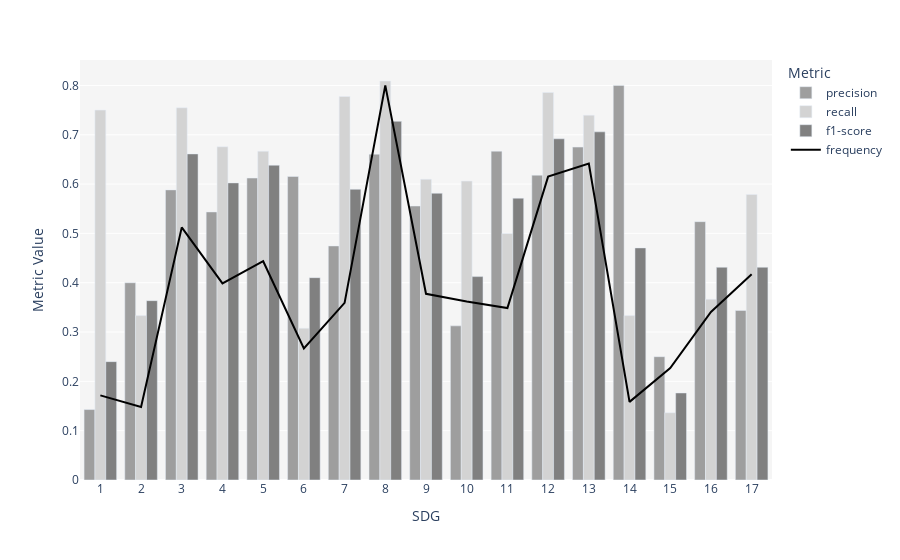

The notebook cell saved with this chart:
### Code cell
best_model = metrics_2[metrics_2['f1-score'] == metrics_2['f1-score'].max()]['model']
best_model = best_model.iloc[0]
results = pd.read_csv(f'data/text_test_results/{best_model}.csv')
targets = [json.loads(x) for x in results['target']]
preds = [json.loads(x) for x in results[f'pred_{data}']]

class_descriptions = class_names# [sdg[0]+ ': '+ sdg[1] for sdg in sdg_short_description.items()]

report = classification_report(targets, preds, target_names=class_descriptions, output_dict=True)

df_report = pd.DataFrame(report).transpose()

df_report = df_report[['precision','recall','f1-score', 'support']][:17]
df_report['sdg'] = df_report.index

# calculate label frequencies and scale them to range 0-60
frequ_2 = text_train_2[text_train_2['original']==1][class_names].sum(axis=0).to_frame(name='frequency')
frequ_2['ratio'] = frequ_2['frequency'] * 0.80 / max(frequ_2['frequency'])
frequ_2['sdg'] = frequ_2.index

fig = px.bar(df_report, 
    x='sdg', 
    y=['precision','recall','f1-score'], 
    barmode="group",
    color_discrete_map={
        'precision': "#9e9e9e",
        'recall': "lightgray",
        'f1-score': 'gray',   
    }
)
fig.add_trace(go.Scatter(x= df_report['sdg'], y=frequ_2['ratio'], mode = 'lines', name="frequency", line_color="black"),secondary_y=False)
fig.update_layout(
    # title='Best Model '+ model_name_dict[best_model] + ' - F1 Scores within labels',
    xaxis_title='SDG',
    yaxis_title='Metric Value',
    plot_bgcolor='whitesmoke',
    xaxis_tickmode='linear',
    legend_title='Metric'
)
pio.write_image(fig, "data/plot_images/best_f1_within_labels.png", scale=3, width=900, height=400)
fig.show()

### Figure 1 — Plotly figure (JSON) as saved in the notebook; plotly's stock layout.template omitted (floating-point values rounded to 4 significant figures)
{"data": [{"alignmentgroup": "True", "hovertemplate": "variable=precision<br>sdg=%{x}<br>value=%{y}<extra></extra>", "legendgroup": "precision", "marker": {"color": "#9e9e9e", "pattern": {"shape": ""}}, "name": "precision", "offsetgroup": "precision", "orientation": "v", "showlegend": true, "textposition": "auto", "type": "bar", "x": ["1", "2", "3", "4", "5", "6", "7", "8", "9", "10", "11", "12", "13", "14", "15", "16", "17"], "xaxis": "x", "y": [0.1429, 0.4, 0.5882, 0.5435, 0.6122, 0.6154, 0.4746, 0.6606, 0.5556, 0.3125, 0.6667, 0.618, 0.675, 0.8, 0.25, 0.5238, 0.3438], "yaxis": "y"}, {"alignmentgroup": "True", "hovertemplate": "variable=recall<br>sdg=%{x}<br>value=%{y}<extra></extra>", "legendgroup": "recall", "marker": {"color": "lightgray", "pattern": {"shape": ""}}, "name": "recall", "offsetgroup": "recall", "orientation": "v", "showlegend": true, "textposition": "auto", "type": "bar", "x": ["1", "2", "3", "4", "5", "6", "7", "8", "9", "10", "11", "12", "13", "14", "15", "16", "17"], "xaxis": "x", "y": [0.75, 0.3333, 0.7547, 0.6757, 0.6667, 0.3077, 0.7778, 0.809, 0.6098, 0.6061, 0.5, 0.7857, 0.7397, 0.3333, 0.1364, 0.3667, 0.5789], "yaxis": "y"}, {"alignmentgroup": "True", "hovertemplate": "variable=f1-score<br>sdg=%{x}<br>value=%{y}<extra></extra>", "legendgroup": "f1-score", "marker": {"color": "gray", "pattern": {"shape": ""}}, "name": "f1-score", "offsetgroup": "f1-score", "orientation": "v", "showlegend": true, "textposition": "auto", "type": "bar", "x": ["1", "2", "3", "4", "5", "6", "7", "8", "9", "10", "11", "12", "13", "14", "15", "16", "17"], "xaxis": "x", "y": [0.24, 0.3636, 0.6612, 0.6024, 0.6383, 0.4103, 0.5895, 0.7273, 0.5814, 0.4124, 0.5714, 0.6918, 0.7059, 0.4706, 0.1765, 0.4314, 0.4314], "yaxis": "y"}, {"line": {"color": "black"}, "mode": "lines", "name": "frequency", "type": "scatter", "x": ["1", "2", "3", "4", "5", "6", "7", "8", "9", "10", "11", "12", "13", "14", "15", "16", "17"], "xaxis": "x", "y": [0.1716, 0.1479, 0.5122, 0.3987, 0.4436, 0.2667, 0.3591, 0.8, 0.3776, 0.3617, 0.3485, 0.6152, 0.6416, 0.1584, 0.2271, 0.3406, 0.4172], "yaxis": "y"}], "layout": {"barmode": "group", "legend": {"title": {"text": "Metric"}, "tracegroupgap": 0}, "margin": {"t": 60}, "plot_bgcolor": "whitesmoke", "xaxis": {"anchor": "y", "domain": [0, 1], "tickmode": "linear", "title": {"text": "SDG"}}, "yaxis": {"anchor": "x", "domain": [0, 1], "title": {"text": "Metric Value"}}}}
